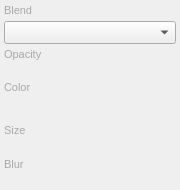
<?xml version="1.0" encoding="UTF-8"?>
<ui version="4.0">
 <class>OuterGlowEffectSettingsPanel</class>
 <widget class="QWidget" name="OuterGlowEffectSettingsPanel">
  <property name="geometry">
   <rect>
    <x>0</x>
    <y>0</y>
    <width>180</width>
    <height>190</height>
   </rect>
  </property>
  <property name="minimumSize">
   <size>
    <width>180</width>
    <height>170</height>
   </size>
  </property>
  <layout class="QVBoxLayout" name="verticalLayout">
   <property name="spacing">
    <number>0</number>
   </property>
   <property name="leftMargin">
    <number>4</number>
   </property>
   <property name="topMargin">
    <number>4</number>
   </property>
   <property name="rightMargin">
    <number>4</number>
   </property>
   <property name="bottomMargin">
    <number>2</number>
   </property>
   <item>
    <layout class="QGridLayout" name="gridLayout">
     <property name="horizontalSpacing">
      <number>4</number>
     </property>
     <property name="verticalSpacing">
      <number>4</number>
     </property>
     <item row="0" column="0" colspan="2">
      <widget class="QLabel" name="labelBlend">
       <property name="font"><font><pointsize>8</pointsize></font></property>
       <property name="styleSheet"><string notr="true">color: #a8a8a8;</string></property>
       <property name="text"><string>Blend</string></property>
      </widget>
     </item>
     <item row="1" column="0" colspan="2">
      <widget class="QComboBox" name="comboBoxBlend">
       <property name="font"><font><pointsize>10</pointsize></font></property>
      </widget>
     </item>
     <item row="2" column="0" colspan="2">
      <widget class="QLabel" name="labelOpacity">
       <property name="font"><font><pointsize>8</pointsize></font></property>
       <property name="styleSheet"><string notr="true">color: #a8a8a8;</string></property>
       <property name="text"><string>Opacity</string></property>
      </widget>
     </item>
     <item row="3" column="0" colspan="2">
      <widget class="SGValueSliderRow" name="rowOpacity" native="true"/>
     </item>
     <item row="4" column="0" colspan="2">
      <widget class="QLabel" name="labelColor">
       <property name="font"><font><pointsize>8</pointsize></font></property>
       <property name="styleSheet"><string notr="true">color: #a8a8a8;</string></property>
       <property name="text"><string>Color</string></property>
      </widget>
     </item>
     <item row="5" column="0" colspan="2">
      <widget class="ColorSwatchWidget" name="colorSwatch" native="true">
       <property name="minimumSize">
        <size><width>0</width><height>22</height></size>
       </property>
      </widget>
     </item>
     <item row="6" column="0" colspan="2">
      <widget class="QLabel" name="labelSize">
       <property name="font"><font><pointsize>8</pointsize></font></property>
       <property name="styleSheet"><string notr="true">color: #a8a8a8;</string></property>
       <property name="text"><string>Size</string></property>
      </widget>
     </item>
     <item row="7" column="0" colspan="2">
      <widget class="SGValueSliderRow" name="rowSize" native="true"/>
     </item>
     <item row="8" column="0" colspan="2">
      <widget class="QLabel" name="labelBlur">
       <property name="font"><font><pointsize>8</pointsize></font></property>
       <property name="styleSheet"><string notr="true">color: #a8a8a8;</string></property>
       <property name="text"><string>Blur</string></property>
      </widget>
     </item>
     <item row="9" column="0" colspan="2">
      <widget class="SGValueSliderRow" name="rowBlur" native="true"/>
     </item>
    </layout>
   </item>
  </layout>
 </widget>
 <customwidgets>
  <customwidget>
   <class>SGValueSliderRow</class>
   <extends>QWidget</extends>
   <header location="global">src/UI/Widgets/SGValueSliderRow.h</header>
   <container>1</container>
  </customwidget>
  <customwidget>
   <class>ColorSwatchWidget</class>
   <extends>QWidget</extends>
   <header location="global">src/UI/Widgets/ColorSwatchWidget.h</header>
   <container>1</container>
  </customwidget>
 </customwidgets>
 <resources/>
 <connections/>
</ui>
